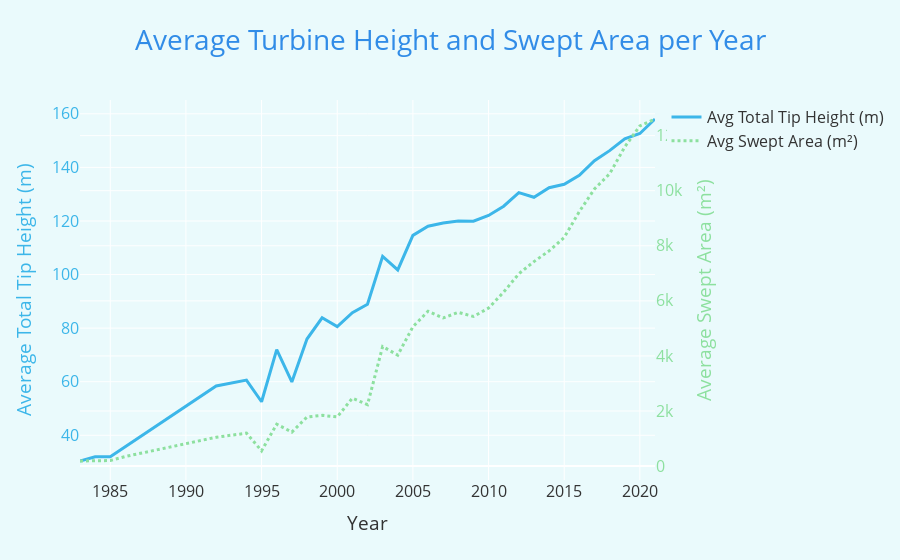

The code cell stored with this chart in its notebook:
### Code cell
import plotly.graph_objects as go

fig = go.Figure()

# Average height line
fig.add_trace(
    go.Scatter(
        x=avg_height_per_year['p_year'],
        y=avg_height_per_year['Average Total Tip Height (m)'],
        name='Avg Total Tip Height (m)',
        line=dict(color='#3CB6E9', width=3),
        yaxis='y1'
    )
)

# Average swept area line
fig.add_trace(
    go.Scatter(
        x=avg_area_per_year['p_year'],
        y=avg_area_per_year['Average Swept Area (m²)'],
        name='Avg Swept Area (m²)',
        line=dict(color='#8DE09F', width=3, dash='dot'),
        yaxis='y2'
    )
)

fig.update_layout(
    title='Average Turbine Height and Swept Area per Year',
    title_font=dict(size=28, color='#318CE7'),
    title_x=0.5,
    plot_bgcolor='#eafafc',
    paper_bgcolor='#eafafc',
    xaxis_title='Year',
    yaxis=dict(
        title={'text': 'Average Total Tip Height (m)', 'font': dict(color='#3CB6E9')},
        tickfont=dict(color='#3CB6E9'),
    ),
    yaxis2=dict(
        title={'text': 'Average Swept Area (m²)', 'font': dict(color='#8DE09F')},
        overlaying='y',
        side='right',
        tickfont=dict(color='#8DE09F'),
    ),
    font=dict(size=16, color='#333'),
)
fig.show()

### Figure 1 — Plotly figure (JSON) as saved in the notebook; plotly's stock layout.template omitted (floating-point values rounded to 4 significant figures)
{"data": [{"line": {"color": "#3CB6E9", "width": 3}, "name": "Avg Total Tip Height (m)", "type": "scatter", "x": [1983.0, 1984.0, 1985.0, 1986.0, 1992.0, 1994.0, 1995.0, 1996.0, 1997.0, 1998.0, 1999.0, 2000.0, 2001.0, 2002.0, 2003.0, 2004.0, 2005.0, 2006.0, 2007.0, 2008.0, 2009.0, 2010.0, 2011.0, 2012.0, 2013.0, 2014.0, 2015.0, 2016.0, 2017.0, 2018.0, 2019.0, 2020.0, 2021.0], "y": [30.4, 32.0, 32.0, 35.77, 58.4, 60.62, 52.51, 72.0, 59.92, 75.93, 83.86, 80.6, 85.75, 88.9, 106.8, 101.7, 114.6, 118.0, 119.2, 120.0, 119.9, 122.1, 125.5, 130.6, 128.9, 132.4, 133.7, 137.1, 142.5, 146.3, 150.7, 152.7, 158.1], "yaxis": "y"}, {"line": {"color": "#8DE09F", "dash": "dot", "width": 3}, "name": "Avg Swept Area (m²)", "type": "scatter", "x": [1983.0, 1984.0, 1985.0, 1986.0, 1992.0, 1994.0, 1995.0, 1996.0, 1997.0, 1998.0, 1999.0, 2000.0, 2001.0, 2002.0, 2003.0, 2004.0, 2005.0, 2006.0, 2007.0, 2008.0, 2009.0, 2010.0, 2011.0, 2012.0, 2013.0, 2014.0, 2015.0, 2016.0, 2017.0, 2018.0, 2019.0, 2020.0, 2021.0], "y": [183.8, 183.8, 201.1, 347.0, 1046.0, 1195.0, 554.3, 1521.0, 1234.0, 1780.0, 1843.0, 1783.0, 2467.0, 2227.0, 4340.0, 4029.0, 5058.0, 5622.0, 5379.0, 5582.0, 5431.0, 5736.0, 6319.0, 6983.0, 7425.0, 7815.0, 8303.0, 9244.0, 10060.0, 10610.0, 11590.0, 12360.0, 12600.0], "yaxis": "y2"}], "layout": {"font": {"color": "#333", "size": 16}, "paper_bgcolor": "#eafafc", "plot_bgcolor": "#eafafc", "title": {"font": {"color": "#318CE7", "size": 28}, "text": "Average Turbine Height and Swept Area per Year", "x": 0.5}, "xaxis": {"title": {"text": "Year"}}, "yaxis": {"tickfont": {"color": "#3CB6E9"}, "title": {"font": {"color": "#3CB6E9"}, "text": "Average Total Tip Height (m)"}}, "yaxis2": {"overlaying": "y", "side": "right", "tickfont": {"color": "#8DE09F"}, "title": {"font": {"color": "#8DE09F"}, "text": "Average Swept Area (m²)"}}}}
